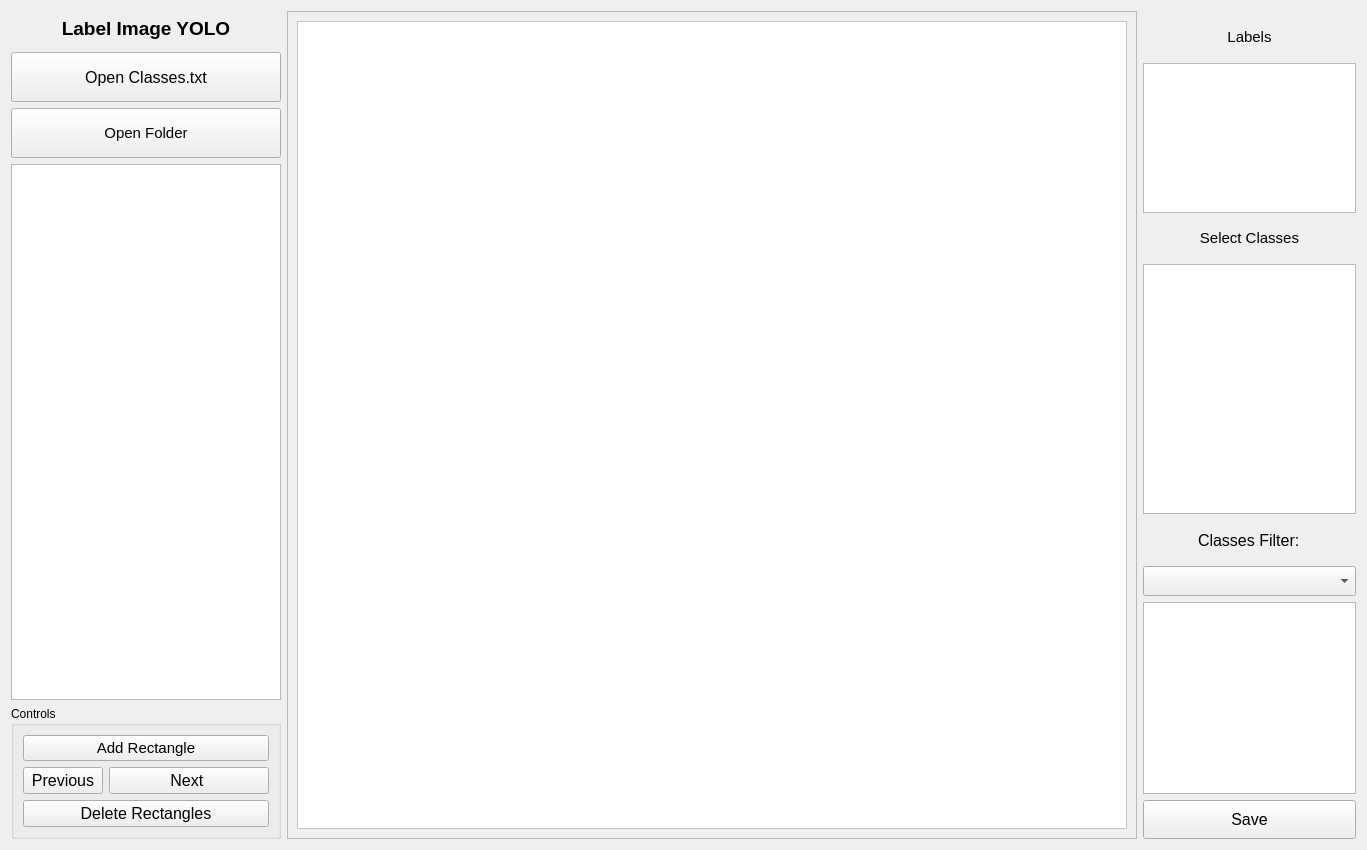
<?xml version="1.0" encoding="UTF-8"?>
<ui version="4.0">
 <class>Form</class>
 <widget class="QWidget" name="Form">
  <property name="geometry">
   <rect>
    <x>0</x>
    <y>0</y>
    <width>1367</width>
    <height>850</height>
   </rect>
  </property>
  <property name="windowTitle">
   <string>Labelling Software</string>
  </property>
  <property name="autoFillBackground">
   <bool>true</bool>
  </property>
  <layout class="QGridLayout" name="gridLayout_5">
   <item row="1" column="0">
    <widget class="QLabel" name="label_25">
     <property name="maximumSize">
      <size>
       <width>300</width>
       <height>52</height>
      </size>
     </property>
     <property name="font">
      <font>
       <pointsize>12</pointsize>
       <weight>75</weight>
       <bold>true</bold>
      </font>
     </property>
     <property name="text">
      <string>&lt;html&gt;&lt;head/&gt;&lt;body&gt;&lt;p align=&quot;center&quot;&gt;&lt;span style=&quot; font-size:14pt;&quot;&gt;Label Image YOLO&lt;/span&gt;&lt;/p&gt;&lt;/body&gt;&lt;/html&gt;</string>
     </property>
    </widget>
   </item>
   <item row="6" column="0">
    <widget class="QGroupBox" name="groupBox">
     <property name="sizePolicy">
      <sizepolicy hsizetype="Preferred" vsizetype="Preferred">
       <horstretch>0</horstretch>
       <verstretch>0</verstretch>
      </sizepolicy>
     </property>
     <property name="title">
      <string>Controls</string>
     </property>
     <layout class="QGridLayout" name="gridLayout_2">
      <item row="0" column="0" colspan="3">
       <widget class="QPushButton" name="btn_add_rectangle">
        <property name="sizePolicy">
         <sizepolicy hsizetype="Preferred" vsizetype="Preferred">
          <horstretch>0</horstretch>
          <verstretch>0</verstretch>
         </sizepolicy>
        </property>
        <property name="minimumSize">
         <size>
          <width>0</width>
          <height>0</height>
         </size>
        </property>
        <property name="maximumSize">
         <size>
          <width>300</width>
          <height>50</height>
         </size>
        </property>
        <property name="font">
         <font>
          <pointsize>11</pointsize>
         </font>
        </property>
        <property name="text">
         <string>Add Rectangle</string>
        </property>
        <property name="icon">
         <iconset>
          <normaloff>icons/rectangle.png</normaloff>icons/rectangle.png</iconset>
        </property>
        <property name="iconSize">
         <size>
          <width>50</width>
          <height>50</height>
         </size>
        </property>
       </widget>
      </item>
      <item row="1" column="0">
       <widget class="QPushButton" name="btn_prev">
        <property name="sizePolicy">
         <sizepolicy hsizetype="Preferred" vsizetype="Preferred">
          <horstretch>0</horstretch>
          <verstretch>0</verstretch>
         </sizepolicy>
        </property>
        <property name="minimumSize">
         <size>
          <width>0</width>
          <height>0</height>
         </size>
        </property>
        <property name="maximumSize">
         <size>
          <width>300</width>
          <height>50</height>
         </size>
        </property>
        <property name="font">
         <font>
          <pointsize>12</pointsize>
         </font>
        </property>
        <property name="text">
         <string>Previous</string>
        </property>
        <property name="icon">
         <iconset>
          <normaloff>icons/left.png</normaloff>icons/left.png</iconset>
        </property>
        <property name="iconSize">
         <size>
          <width>50</width>
          <height>50</height>
         </size>
        </property>
       </widget>
      </item>
      <item row="2" column="0" colspan="3">
       <widget class="QPushButton" name="btn_deleterectangle">
        <property name="sizePolicy">
         <sizepolicy hsizetype="Preferred" vsizetype="Preferred">
          <horstretch>0</horstretch>
          <verstretch>0</verstretch>
         </sizepolicy>
        </property>
        <property name="minimumSize">
         <size>
          <width>0</width>
          <height>0</height>
         </size>
        </property>
        <property name="maximumSize">
         <size>
          <width>300</width>
          <height>50</height>
         </size>
        </property>
        <property name="font">
         <font>
          <pointsize>12</pointsize>
         </font>
        </property>
        <property name="text">
         <string>Delete Rectangles</string>
        </property>
        <property name="icon">
         <iconset>
          <normaloff>icons/clear.png</normaloff>icons/clear.png</iconset>
        </property>
        <property name="iconSize">
         <size>
          <width>50</width>
          <height>50</height>
         </size>
        </property>
       </widget>
      </item>
      <item row="1" column="1" colspan="2">
       <widget class="QPushButton" name="btn_next">
        <property name="sizePolicy">
         <sizepolicy hsizetype="Preferred" vsizetype="Preferred">
          <horstretch>0</horstretch>
          <verstretch>0</verstretch>
         </sizepolicy>
        </property>
        <property name="minimumSize">
         <size>
          <width>0</width>
          <height>0</height>
         </size>
        </property>
        <property name="maximumSize">
         <size>
          <width>300</width>
          <height>50</height>
         </size>
        </property>
        <property name="font">
         <font>
          <pointsize>12</pointsize>
         </font>
        </property>
        <property name="text">
         <string>Next </string>
        </property>
        <property name="icon">
         <iconset>
          <normaloff>icons/right.png</normaloff>icons/right.png</iconset>
        </property>
        <property name="iconSize">
         <size>
          <width>50</width>
          <height>50</height>
         </size>
        </property>
       </widget>
      </item>
     </layout>
    </widget>
   </item>
   <item row="0" column="1" rowspan="7">
    <widget class="QFrame" name="frame">
     <property name="minimumSize">
      <size>
       <width>850</width>
       <height>650</height>
      </size>
     </property>
     <property name="maximumSize">
      <size>
       <width>16777215</width>
       <height>16777215</height>
      </size>
     </property>
     <property name="autoFillBackground">
      <bool>true</bool>
     </property>
     <property name="styleSheet">
      <string notr="true"/>
     </property>
     <property name="frameShape">
      <enum>QFrame::StyledPanel</enum>
     </property>
     <property name="frameShadow">
      <enum>QFrame::Raised</enum>
     </property>
     <layout class="QGridLayout" name="gridLayout_4">
      <item row="0" column="0">
       <widget class="PhotoViewer" name="graphicsView">
        <property name="sizePolicy">
         <sizepolicy hsizetype="Preferred" vsizetype="Preferred">
          <horstretch>0</horstretch>
          <verstretch>0</verstretch>
         </sizepolicy>
        </property>
        <property name="minimumSize">
         <size>
          <width>800</width>
          <height>630</height>
         </size>
        </property>
        <property name="maximumSize">
         <size>
          <width>16777215</width>
          <height>16777215</height>
         </size>
        </property>
        <property name="layoutDirection">
         <enum>Qt::LeftToRight</enum>
        </property>
        <property name="styleSheet">
         <string notr="true">background-color: rgb(255, 255, 255);</string>
        </property>
        <property name="sizeAdjustPolicy">
         <enum>QAbstractScrollArea::AdjustToContents</enum>
        </property>
       </widget>
      </item>
     </layout>
    </widget>
   </item>
   <item row="1" column="2" rowspan="6">
    <layout class="QGridLayout" name="gridLayout_3">
     <property name="sizeConstraint">
      <enum>QLayout::SetMinimumSize</enum>
     </property>
     <item row="1" column="0">
      <widget class="QListWidget" name="listWidget_rectangles">
       <property name="sizePolicy">
        <sizepolicy hsizetype="Preferred" vsizetype="Preferred">
         <horstretch>0</horstretch>
         <verstretch>0</verstretch>
        </sizepolicy>
       </property>
       <property name="minimumSize">
        <size>
         <width>200</width>
         <height>130</height>
        </size>
       </property>
       <property name="maximumSize">
        <size>
         <width>300</width>
         <height>150</height>
        </size>
       </property>
       <property name="font">
        <font>
         <pointsize>12</pointsize>
        </font>
       </property>
      </widget>
     </item>
     <item row="8" column="0">
      <widget class="QPushButton" name="btn_save">
       <property name="sizePolicy">
        <sizepolicy hsizetype="Preferred" vsizetype="Preferred">
         <horstretch>0</horstretch>
         <verstretch>0</verstretch>
        </sizepolicy>
       </property>
       <property name="minimumSize">
        <size>
         <width>130</width>
         <height>30</height>
        </size>
       </property>
       <property name="maximumSize">
        <size>
         <width>300</width>
         <height>45</height>
        </size>
       </property>
       <property name="font">
        <font>
         <pointsize>12</pointsize>
        </font>
       </property>
       <property name="text">
        <string>Save</string>
       </property>
      </widget>
     </item>
     <item row="4" column="0">
      <widget class="QListWidget" name="listWidget_classes">
       <property name="sizePolicy">
        <sizepolicy hsizetype="Preferred" vsizetype="Preferred">
         <horstretch>0</horstretch>
         <verstretch>0</verstretch>
        </sizepolicy>
       </property>
       <property name="minimumSize">
        <size>
         <width>200</width>
         <height>250</height>
        </size>
       </property>
       <property name="maximumSize">
        <size>
         <width>300</width>
         <height>600</height>
        </size>
       </property>
       <property name="font">
        <font>
         <pointsize>12</pointsize>
        </font>
       </property>
      </widget>
     </item>
     <item row="0" column="0">
      <widget class="QLabel" name="label">
       <property name="maximumSize">
        <size>
         <width>300</width>
         <height>16777215</height>
        </size>
       </property>
       <property name="text">
        <string>&lt;html&gt;&lt;head/&gt;&lt;body&gt;&lt;p align=&quot;center&quot;&gt;&lt;span style=&quot; font-size:11pt;&quot;&gt;Labels&lt;/span&gt;&lt;/p&gt;&lt;/body&gt;&lt;/html&gt;</string>
       </property>
      </widget>
     </item>
     <item row="3" column="0">
      <widget class="QLabel" name="label_2">
       <property name="maximumSize">
        <size>
         <width>300</width>
         <height>16777215</height>
        </size>
       </property>
       <property name="text">
        <string>&lt;html&gt;&lt;head/&gt;&lt;body&gt;&lt;p align=&quot;center&quot;&gt;&lt;span style=&quot; font-size:11pt;&quot;&gt;Select Classes&lt;/span&gt;&lt;/p&gt;&lt;/body&gt;&lt;/html&gt;</string>
       </property>
      </widget>
     </item>
     <item row="7" column="0">
      <widget class="QListWidget" name="listWidget">
       <property name="sizePolicy">
        <sizepolicy hsizetype="Preferred" vsizetype="Preferred">
         <horstretch>0</horstretch>
         <verstretch>0</verstretch>
        </sizepolicy>
       </property>
      </widget>
     </item>
     <item row="5" column="0" alignment="Qt::AlignHCenter">
      <widget class="QLabel" name="label_3">
       <property name="font">
        <font>
         <pointsize>12</pointsize>
        </font>
       </property>
       <property name="text">
        <string>Classes Filter:</string>
       </property>
      </widget>
     </item>
     <item row="6" column="0">
      <widget class="QComboBox" name="comboBox">
       <property name="sizePolicy">
        <sizepolicy hsizetype="Preferred" vsizetype="Fixed">
         <horstretch>0</horstretch>
         <verstretch>0</verstretch>
        </sizepolicy>
       </property>
       <property name="minimumSize">
        <size>
         <width>0</width>
         <height>30</height>
        </size>
       </property>
       <property name="maximumSize">
        <size>
         <width>300</width>
         <height>16777215</height>
        </size>
       </property>
      </widget>
     </item>
    </layout>
   </item>
   <item row="3" column="0">
    <widget class="QPushButton" name="btn_open_classes">
     <property name="sizePolicy">
      <sizepolicy hsizetype="Preferred" vsizetype="Preferred">
       <horstretch>0</horstretch>
       <verstretch>0</verstretch>
      </sizepolicy>
     </property>
     <property name="minimumSize">
      <size>
       <width>200</width>
       <height>50</height>
      </size>
     </property>
     <property name="font">
      <font>
       <pointsize>12</pointsize>
      </font>
     </property>
     <property name="text">
      <string>Open Classes.txt</string>
     </property>
     <property name="icon">
      <iconset>
       <normaloff>icons/pen.png</normaloff>icons/pen.png</iconset>
     </property>
     <property name="iconSize">
      <size>
       <width>50</width>
       <height>50</height>
      </size>
     </property>
    </widget>
   </item>
   <item row="5" column="0">
    <widget class="QTableWidget" name="tableWidget">
     <property name="minimumSize">
      <size>
       <width>270</width>
       <height>450</height>
      </size>
     </property>
     <property name="maximumSize">
      <size>
       <width>300</width>
       <height>800</height>
      </size>
     </property>
     <property name="font">
      <font>
       <pointsize>6</pointsize>
      </font>
     </property>
    </widget>
   </item>
   <item row="4" column="0">
    <widget class="QPushButton" name="btn_open_folder">
     <property name="minimumSize">
      <size>
       <width>200</width>
       <height>50</height>
      </size>
     </property>
     <property name="maximumSize">
      <size>
       <width>300</width>
       <height>50</height>
      </size>
     </property>
     <property name="font">
      <font>
       <pointsize>11</pointsize>
      </font>
     </property>
     <property name="text">
      <string>Open Folder</string>
     </property>
     <property name="icon">
      <iconset>
       <normaloff>icons/folder.png</normaloff>icons/folder.png</iconset>
     </property>
     <property name="iconSize">
      <size>
       <width>50</width>
       <height>50</height>
      </size>
     </property>
    </widget>
   </item>
  </layout>
 </widget>
 <customwidgets>
  <customwidget>
   <class>PhotoViewer</class>
   <extends>QGraphicsView</extends>
   <header>photoviewer.h</header>
  </customwidget>
 </customwidgets>
 <resources/>
 <connections/>
</ui>
